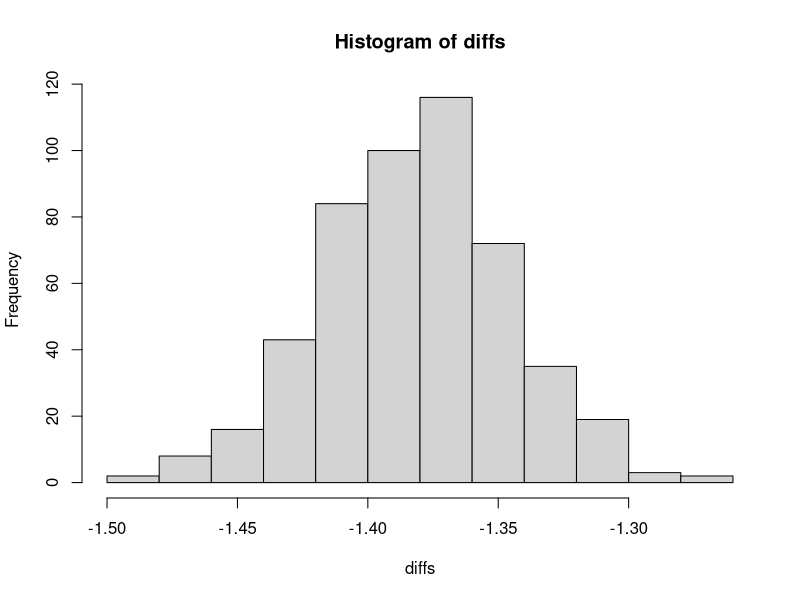
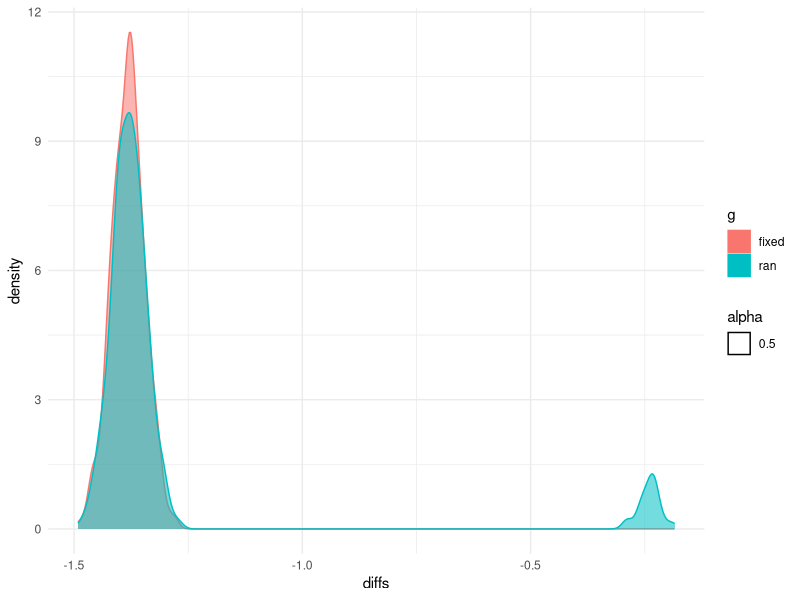

These charts were generated, in order, by the following R code:
## ---- chunk 1
knitr::opts_chunk$set(echo = F)
library(mvtnorm)
library(tidyverse)
library(knitr)
## ---- chunk 2
### simulate data 
### 2 covariates, A_0 has a direct effect on one but not the other
### y depends on the last measured treatment and X1

set.seed(3)
n = 1000
u = rnorm(n, mean = 0, sd = 2)
Z1 = rnorm(n)
X1 = rnorm(n)

A1 = rbinom(n, 1, prob = plogis(Z1 + X1)) # higher probability of treatment when X's are >

Z2 = rnorm(n, mean = 0.8 * Z1 + u)
X2 = rnorm(n, mean = 0.7 * X1 - A1 + u) # responds to treatment

A2 = rbinom(n, 1, prob = plogis(Z2 + X2)) # higher probability of treatment when X's are >

Y = rnorm(n, mean = 0.7 * X2 - A2 + u)

dat = data.frame(Z1, Z2, X1, X2, A1, A2, Y)
## ---- chunk 3
# Gibbs sampler for new parameter values
# input: old parameter values (theta, gamma, beta, sigsq), data (design, response)
# output: list of new sampled values for each parameter

sample.new = function(theta.old, gamma.old, beta.old, sigsq.old, design, resp) {
  
  p = ncol(design)
  # sample new theta
  # assumpion: U(0,1) prior on theta/ binomial distribution on gamma (beta - binomial)
  
  theta.new = rbeta(1, shape1 = sum(gamma.old) + 1  ,shape2 = p - sum(gamma.old) + 1)

  # sample new gamma 
  # assumption: independent elements, fixed nu_0, nu_1

  pg = rep(0,p) # hold the gamma probabilities
  
  for(pred in 1:p) {
    a = (theta.new * dnorm(beta.old[pred],mean = 0, sd = nu_1))
    b = (1-theta.new) * dnorm(beta.old[pred],mean = 0, sd = nu_0)
    pg[pred] = a/(a+b)
  }
  
  gamma.new = rbinom(p, 1, prob = pg) # now, sample based on posterior probabilities
  
  # sample new beta
  # assume scale mixture prior and normal likelihood for response with sigma = sigma^2 * I
  M = (t(design) %*% design)*sigsq.old^-1 + diag(ifelse(gamma.new == 1, 1/nu_1, 1/nu_0)) 
  Minv = solve(M)
  meanvec = sigsq.old^-1 * Minv %*% t(design) %*% resp
  beta.new = rmvnorm(1, mean = meanvec, sigma = Minv)
  
  # sample new sigsq
  # assumptions: IG(.5, .5) prior on sigsq
  ss = sum ( (resp - design %*% array(beta.new, dim=p) )^2 )
  n = length(resp)
  sigsq.new = rgamma(1, (n+1)/2, (ss+1)/2)
  
  
  return(list(theta.new=theta.new, 
              gamma.new=gamma.new, 
              beta.new=beta.new,
              sigsq.new=sigsq.new))
  
  
}
## ---- chunk 4

set.seed(2)
nIter = 1000

nu_1 = 5
nu_0 = 0.3

p = 2 # covariate model design matrix dimension
pY = 4 # outcome model design matrix dimension

# array of parameters for each intermediate variable
# theta (1)/ gamma (p)/ beta (p)/ sigsq (1)

params = array(.1, dim = c(2, nIter, 2 * p + 2)) # intermediate variables
paramsY = array(.1, dim = c(nIter, 2 * pY + 2))


for(it in 2:nIter) {
  # sample theta
  
  
  
  ############## sample X's #####################
  new.params = sample.new(theta.old = params[1, it-1, 1],
                          gamma.old = params[1, it-1, 2:(p+1)],
                          beta.old = params[1, it-1, (p+2):(2*p+1)],
                          sigsq.old = params[1, it-1, 2*p+2],
                          design = cbind(X1, A1),
                          resp = X2)
  
  params[1, it, 1] = new.params$theta.new
  params[1, it, 2:(p+1)] = new.params$gamma.new
  params[1, it, (p+2):(2*p+1)] = new.params$beta.new
  params[1, it, 2*p+2] = new.params$sigsq.new
  
  ############## sample Z's #####################
  new.params = sample.new(theta.old = params[2, it-1, 1],
                        gamma.old = params[2, it-1, 2:(p+1)],
                        beta.old = params[2, it-1, (p+2):(2*p+1)],
                        sigsq.old = params[2, it-1, 2*p+2],
                        design = cbind(Z1, A1),
                        resp = Z2)
  
  params[2, it, 1] = new.params$theta.new
  params[2, it, 2:(p+1)] = new.params$gamma.new
  params[2, it, (p+2):(2*p+1)] = new.params$beta.new
  params[2, it, 2*p+2] = new.params$sigsq.new
  
  ############## sample Y's #######################
  pY = 4
  new.params = sample.new(theta.old = paramsY[it-1, 1],
                      gamma.old = paramsY[it-1, 2:(pY+1)],
                      beta.old = paramsY[it-1, (pY+2):(2*pY+1)],
                      sigsq.old = paramsY[it-1, 2*pY+2],
                      design = cbind(X2, Z2, A1, A2),
                      resp = Y)
  
  paramsY[it, 1] = new.params$theta.new
  paramsY[it, 2:(pY+1)] = new.params$gamma.new
  paramsY[it, (pY+2):(2*pY+1)] = new.params$beta.new
  paramsY[it, 2*pY+2] = new.params$sigsq.new
  
}

## ---- chunk 5
edges = data.frame(cbind(params[1,,2:3], params[2,,2:3], paramsY[,2:5]))
names(edges) = c("X1.X2", "A1.X2", "Z1.Z2", "A1.Z2", "X2.Y", "Z2.Y", "A1.Y", "A2.Y")
edges = edges[(10:nIter),]

a =edges %>% group_by(X1.X2, A1.X2, Z1.Z2, A1.Z2, X2.Y, Z2.Y, A1.Y, A2.Y) %>% 
  summarise(n=n(), .groups = 'drop') %>%
  arrange(desc(n)) %>% ungroup() #%>% mutate(prob = round(n/sum(n), 2))  %>% select(!n)

a$prob = round(a$n/(nrow(edges)), 2)

kable(a[1:10, -9])

#, A1-X2, Z1-Z2, A1-Z2, X2-Y, Z2-Y, A1-Y, A2-Y
#library(rstanarm)
#ymod = stan_glm(Y ~ A2 + X2, family = gaussian(), data = dat)
#yparams = as.matrix(ymod)

## ---- chunk 6
# completed dataset for each set of parameters
# RANDOM G
# augmented data set


dat$y11 = NA
dat$y00 = NA
dat$t1 = ifelse(dat$A1 == 1 & dat$A2 == 1, 1, 0)
dat$t0 = ifelse(dat$A1 == 0 & dat$A2 == 0, 1, 0)

# first, let's do this with the correct G
row = 100
ndraws = 500

diffs = array(0, dim = ndraws)

for(draw in 1:ndraws) {
  
  if ( params[1, row + draw, 3] == 1 ) { # if there is an edge from treatment to covariate, impute
  
    mx1 = cbind(dat$X1, 1) %*% params[1, row + draw, c(4,5)]  # XB (treated at time 1)
    X2draw1 = rnorm(n, mean = mx1, sd = params[1, row + draw, 6]) # fixed treatment to 1
    X2draw1 = ifelse(dat$A1 == 1, dat$X2, X2draw1)
    
    
    mx0 = cbind(dat$X1, 0) %*% params[1, row + draw, c(4,5)]  # XB (treated at time 1)
    X2draw0 = rnorm(n, mean = mx0, sd = params[1, row + draw, 6]) # fixed treatment to 1
    X2draw0 = ifelse(dat$A1 == 0, dat$X2, X2draw0)

  
  } else { 
    
    X2draw1 = dat$X2
    X2draw0 = dat$X2
    
  }
  
  if ( params[2, row + draw, 3] == 1 ) { # if there is an edge from treatment to covariate, impute
  
    mz1 = cbind(dat$Z1, 1) %*% params[2, row + draw, c(4,5)]  # XB (treated at time 1)
    Z2draw1 = rnorm(n, mean = mz1, sd = params[2, row + draw, 6]) # fixed treatment to 1
    Z2draw1 = ifelse(dat$A1 == 1, dat$Z2, Z2draw1)
    
    
    mz0 = cbind(dat$Z1, 0) %*% params[1, row + draw, c(4,5)]  # XB (treated at time 1)
    Z2draw0 = rnorm(n, mean = mz0, sd = params[1, row + draw, 6]) # fixed treatment to 1
    Z2draw0 = ifelse(dat$A1 == 0, dat$Z2, Z2draw0)

  
  } else { 
    
    Z2draw1 = dat$Z2
    Z2draw0 = dat$Z2
    
    }

  
  
  
  
  my1 = cbind(X2draw1, Z2draw1, 1, 1) %*% paramsY[(row+draw),c(6:9)] # always treated
  Ydraw1 = rnorm(n, mean = my1, sd = paramsY[(row+draw), 10])
  
  my0 = cbind(X2draw0, Z2draw0, 1, 1) %*% paramsY[(row+draw),c(6:9)] # always treated
  Ydraw0 = rnorm(n, mean = my0, sd = paramsY[(row+draw), 10])

  
  dat$y11 = ifelse(dat$t1 == 1, dat$Y, Ydraw1)
  dat$y00 = ifelse(dat$t0 == 1, dat$Y, Ydraw0)
  
  diffs[draw] = sum(dat$y11 - dat$y00)/n
  
  
}

#hist(diffs)
d.random = data.frame(diffs = diffs, g = "ran" )

## ---- chunk 7

# augmented dataset
dat$y11 = NA
dat$y00 = NA
dat$t1 = ifelse(dat$A1 == 1 & dat$A2 == 1, 1, 0)
dat$t0 = ifelse(dat$A1 == 0 & dat$A2 == 0, 1, 0)

# first, let's do this with the correct G
row = 100
ndraws = 500

diffs = array(0, dim = ndraws)


for(draw in 1:ndraws) {
  
  if ( TRUE ) { # if there is an edge from treatment to covariate, impute/params[1, row + draw, 3] == 1
  
    mx1 = cbind(dat$X1, 1) %*% params[1, row + draw, c(4,5)]  # XB (treated at time 1)
    X2draw1 = rnorm(n, mean = mx1, sd = params[1, row + draw, 6]) # fixed treatment to 1
    
    mx0 = cbind(dat$X1, 0) %*% params[1, row + draw, c(4,5)]  # XB (treated at time 1)
    X2draw0 = rnorm(n, mean = mx0, sd = params[1, row + draw, 6]) # fixed treatment to 1

  } else { X2draw = dat$X2 }
  
  X2draw1 = ifelse(dat$A1 == 1, dat$X2, X2draw1)
  X2draw0 = ifelse(dat$A1 == 0, dat$X2, X2draw0)
  
  my1 = cbind(X2draw1, dat$Z2, 1, 1) %*% paramsY[(row+draw),c(6:9)] # always treated
  Ydraw1 = rnorm(n, mean = my1, sd = paramsY[(row+draw), 10])
  
  my0 = cbind(X2draw0, dat$Z2, 1, 1) %*% paramsY[(row+draw),c(6:9)] # always treated
  Ydraw0 = rnorm(n, mean = my0, sd = paramsY[(row+draw), 10])

  
  dat$y11 = ifelse(dat$t1 == 1, dat$Y, Ydraw1)
  dat$y00 = ifelse(dat$t0 == 1, dat$Y, Ydraw0)
  
  diffs[draw] = sum(dat$y11 - dat$y00)/n
  
  
}


hist(diffs)

d.fixed = data.frame(diffs, g = "fixed")
d.ran2 = rbind(d.random, d.fixed)

ggplot(d.ran2, aes(x = diffs, fill = g)) + geom_density(aes(color = g, alpha = 0.5)) + theme_minimal()


